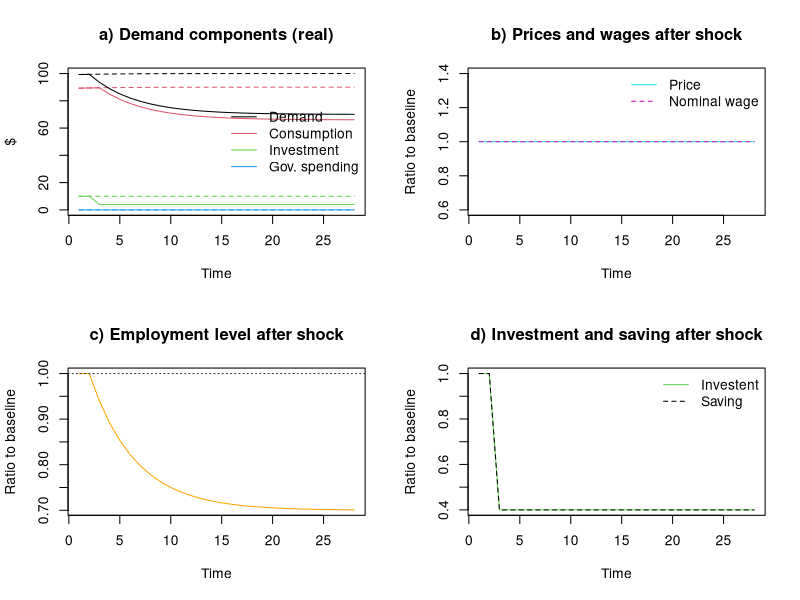

R code for this plot:
#A simple Keynes model (fixed prices)

#Made by mvp, 4/10/2022

# Clear Environment
rm(list=ls(all=TRUE))

# Clear Plots
#if(!is.null(dev.list())) dev.off()

# Clear Console
cat("\014")

#Time span
nPeriods = 50

#Scenarios
nScenarios = 2

#Parameters
c0 = 10     #Autonomous consumption
c1=0.8      #Marginal propensity to consume out of income
i0 = 0.04   #Interest rate
b0 = 14     #Autonomous investment
b1 = 100    #Sensitivity of investment to interest rate
prod = 5    #Labour productivity
w1 = 2.5    #Initial value of nominal wage rate
mu = 1      #Mark-up
g0 = 0      #Government spending

#Variables
#Aggregate demand
Z=matrix(data=0,nrow=nScenarios,ncol=nPeriods)
#Aggregate output (supply) in nominal terms
Y=matrix(data=0,nrow=nScenarios,ncol=nPeriods)
#Aggregate output (supply) in real terms
X=matrix(data=0,nrow=nScenarios,ncol=nPeriods)
#Aggregate consumption
C=matrix(data=0,nrow=nScenarios,ncol=nPeriods)
#Aggregate investment
I=matrix(data=0,nrow=nScenarios,ncol=nPeriods)
#Government spending
G=matrix(data=0,nrow=nScenarios,ncol=nPeriods)
#Labour demand
Ld=matrix(data=0,nrow=nScenarios,ncol=nPeriods)
#Labour supply
Ls=matrix(data=0,nrow=nScenarios,ncol=nPeriods)
#Price level
p=matrix(data=0,nrow=nScenarios,ncol=nPeriods)
#Aggregate saving
S=matrix(data=0,nrow=nScenarios,ncol=nPeriods)
#Interest rate
i=matrix(data=i0,nrow=nScenarios,ncol=nPeriods)
#Nominal wage rate
w=matrix(data=w1,nrow=nScenarios,ncol=nPeriods)
#Real wage rate
wr=matrix(data=2.5,nrow=nScenarios,ncol=nPeriods)

#Scenarios loop
for (j in 1:nScenarios){

#Time loop
for (t in 2:nPeriods){
  
  #Iterations
  for (iter in 2:20){
  
  #Negative shock to investment after period 25 in scenario 2
  if (t >= 25 & j==2) {b0 = 8}  
    
  ############################# SHARED EQUATIONS 
  
  Z[j,t] = C[j,t] + I[j,t] + G[j,t] #Aggregate demand
  
  Y[j,t] = Z[j,t]                   #Nominal output
  
  C[j,t] = c0 + c1 * Y[j,t-1]       #Consumption
   
  I[j,t] = b0 - b1 * i[j,t-1]       #Investment
  
  G[j,t] = g0                       #Government spending
  
  ############################# MODEL-SPECIFIC EQUATIONS
  
  S[j,t] = Y[j,t] - C[j,t]         #Private saving (income that is not consumed)
  
  i[j,t] = i0                      #Interest rate (set by central bank either directly or through changes in money supply)
  
  p[j,t] = (w[j,t]/prod)*(1 + mu)  #Price level (mark-up rule)
  
  X[j,t] = Y[j,t]/p[j,t]           #Real output (demand-driven)
  
  Ld[j,t] = X[j,t]/prod            #Labour demand (determined on goods market)
  
  Ls[j,t] = Ld[j,t]                #Labour supply (adjusting to labour demand)
  
  wr[j,t] = w[j,t]/p[j,t]          #Real wage rate (as ratio of nominal wage rate to price level)
  
  #############################
  
}}}


#Set plot layout
layout(matrix(c(1,2,3,4), 2, 2, byrow = TRUE))

#Plot demand components
plot(Z[1,23:nPeriods]/p[1,23:nPeriods], type="l",col=1,lty=2,ylim=range(0,100),main="a) Demand components (real)",ylab = '$',xlab = 'Time')
lines(C[1,23:nPeriods]/p[1,23:nPeriods],col=2,lty=2)
lines(I[1,23:nPeriods]/p[1,23:nPeriods],col=3,lty=2)
lines(G[1,23:nPeriods]/p[1,23:nPeriods],col=4,lty=2)
lines(Z[2,23:nPeriods]/p[2,23:nPeriods],col=1)
lines(C[2,23:nPeriods]/p[2,23:nPeriods],col=2)
lines(I[2,23:nPeriods]/p[2,23:nPeriods],col=3)
lines(G[2,23:nPeriods]/p[2,23:nPeriods],col=4)
#abline(v=5,col="gray30",lty=3)
legend("right",c("Demand","Consumption","Investment","Gov. spending"),  bty = 'n', lty=c(1,1,1,1), col = c(1,2,3,4), box.lty=0)

#Plot price level and nominal wage
plot(p[2,23:nPeriods]/p[1,23:nPeriods], type="l",col=5,main="b) Prices and wages after shock",ylab = 'Ratio to baseline',xlab = 'Time')
lines(w[2,23:nPeriods]/w[1,23:nPeriods], col=6, lty=2)
legend("topright",c("Price","Nominal wage"),  bty = 'n', lty=c(1,2), col = c(5,6), box.lty=0)

#Plot employment
plot(Ld[2,23:nPeriods]/Ld[1,23:nPeriods], type="l",col="orange",main="c) Employment level after shock",ylab = 'Ratio to baseline',xlab = 'Time')
abline(h=1,col="gray20",lty=3)

#Plot investment and saving
plot(I[2,23:nPeriods]/I[1,23:nPeriods], type="l",col=3,main="d) Investment and saving after shock",ylab = 'Ratio to baseline',xlab = 'Time')
lines(S[2,23:nPeriods]/S[1,23:nPeriods], col=1, lty=2)
legend("topright",c("Investent","Saving"),  bty = 'n', lty=c(1,2), col = c(3,1), box.lty=0)
